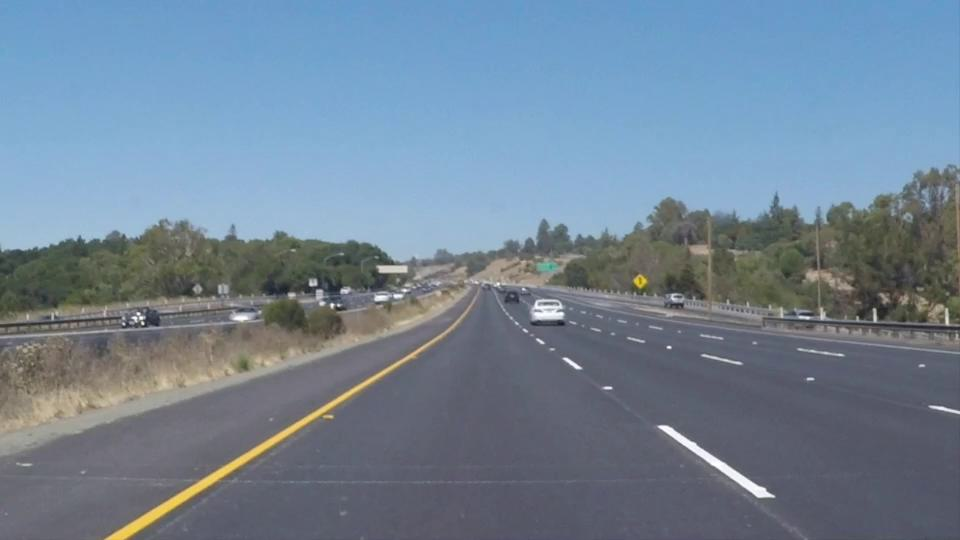
#> input picture roi_img.jpg, 960 x 540 px, given in place of lane1-straight.mp4, which was not available
$ python detector.py
#> lines starting #> are read from the running program, lines starting #| are printed output that depends on the picture; after the words box and inside, x2 and y2 are one past the last pixel; in counts of white or black regions, pixels touching at a corner belong together; pictures that were not available may be replaced by others from this repository, and a replacement may not be noted
### processor.py
import cv2
import numpy as np
import math

class ImageProcessor():
    '''Test'''
    _POLYGON = np.array([[[100, 540], [900, 540], [515, 320], [450, 320]]])
    _DEFAULT_CONFIG = {
                'threshold': {'threshLow': 150, 'threshHigh': 255},
                'canny': {'cannyLow': 50, 'cannyHigh': 100, 'blurFirst': False},
                'hough': {'rho': 1, 'theta': np.radians(1), 'thresh': 50, 'minLength': 10, 'maxGap': 20},
                'composite': {'stroke': True, 'fill': True, 'poly': _POLYGON, 'alpha': 0.8, 'beta': 0.3, 'gamma': 0.0},
                'roi': {'poly': _POLYGON}
            }

    def __init__(self, processorConfig):
        if processorConfig is None:
            processorConfig = self._DEFAULT_CONFIG

        self.thresholdParams = processorConfig['threshold']
        self.cannyParams = processorConfig['canny']
        self.houghParams = processorConfig['hough']
        self.compositeParams = processorConfig['composite']
        self.roi = processorConfig['roi']
        self._validateConfigs() # Validate configs

    def _validateConfigs(self):
        attributes = [self.thresholdParams, self.cannyParams, self.houghParams, self.compositeParams, self.roi]
        for i, step in enumerate(self._DEFAULT_CONFIG.keys()):
            parameters = [val for val in self._DEFAULT_CONFIG[step]]
            for param in parameters:
                    if param not in attributes[i]:
                        raise ValueError(f"Missing required threshold parameter: {param}")

        ####################################################
        # ADD VALIDATION FOR PARAMETER VALUE TYPE / RANGES #
        ####################################################

    def imageProcessor(self, frame):
        '''ADD LATER'''
        threshold = self._thresholdLaneLines(frame, **self.thresholdParams)
        roi = self._selectROI(threshold, **self.roi)
        edgeMap = self._detectEdges(roi, **self.cannyParams)
        _, lines = self._fitLines(frame, edgeMap, **self.houghParams)
        return self._createCompositeImage(frame, lines, **self.compositeParams)

    def _thresholdLaneLines(self, frame, threshLow, threshHigh):
        img = cv2.cvtColor(frame, cv2.COLOR_BGR2GRAY)
        thresh = cv2.inRange(img, threshLow, threshHigh)
        return thresh

    def _selectROI(self, threshImage, poly):
        mask = np.zeros_like(threshImage)
        if len(threshImage.shape) > 2:
            numChannels = threshImage.shape[2]
            roiColor = (255,) * numChannels
        else:
            roiColor = 255
        cv2.fillPoly(img=mask, pts=poly, color=roiColor)
        roi = cv2.bitwise_and(src1=threshImage, src2=mask)
        return roi

    def _detectEdges(self, roi, cannyLow, cannyHigh, blurFirst):
        if blurFirst == True:
            img = cv2.GaussianBlur(roi, (3, 3), 0)
            img = cv2.Canny(img, cannyLow, cannyHigh)
        else:
            img = cv2.Canny(roi, cannyLow, cannyHigh)
            img = cv2.GaussianBlur(img, (3, 3), 0)
        return img

    def _fitLines(self, frame, edgeMap, rho, theta, thresh, minLength, maxGap):
        lines = cv2.HoughLinesP(edgeMap, rho, theta, thresh, minLength, maxGap)
        hough = np.zeros((frame.shape[0], frame.shape[1], 3), dtype=np.uint8)
        self._drawLines(hough, lines)
        return hough, lines

    def _createCompositeImage(self, frame ,lines, stroke, fill, poly, alpha, beta, gamma):
        if lines is None:
            raise ValueError("Error: argument passed for lines contains no lines.")
        else:
            lanesClassified = self._classifyLines(lines)
            laneLines = self._generateLineOfBestFit(lanesClassified, poly)

            canvas = np.zeros([frame.shape[0], frame.shape[1], 3], dtype=np.uint8)
            self._drawStrokeFill(canvas, laneLines, stroke, fill)

            img = cv2.addWeighted(frame, alpha, canvas, beta, gamma)
            return img

    def _drawStrokeFill(self, img, lines, stroke, fill):
        if lines is None:
            raise ValueError("Error: argument passed for lines contains no lines.")
        else:
            if stroke:
                self._drawLines(img, [lines[0]], (0, 0, 255), 10)
                self._drawLines(img, [lines[1]], (0, 0, 255), 10)
            if fill:
                points = np.array([[*[[x1, y1] for x1, y1, _, _ in lines[0]],
                                    *[[x2, y2] for _, _, x2, y2 in lines[0]],
                                    *[[x2, y2] for _, _, x2, y2 in lines[1]],
                                    *[[x1, y1] for x1, y1, _, _ in lines[1]]]], dtype='int32')
                cv2.fillPoly(img=img, pts=points, color=(0, 255, 0))

    def _generateLineOfBestFit(self, lanes, poly):
        yMin = min(poly[0][0][1], poly[0][-1][1])
        yMax = max(poly[0][0][1], poly[0][-1][1])

        for lateral in lanes.keys():
            lanes[lateral]['mAvg'] = self._calcAvg(lanes[lateral]['m'])
            lanes[lateral]['bAvg'] = self._calcAvg(lanes[lateral]['b'])

            if (math.isinf(lanes[lateral]['mAvg']) or math.isinf(lanes[lateral]['bAvg'])):
                raise ValueError("Error: Infinite float.")
            else:
                xMin = int((yMin - lanes[lateral]['bAvg']) / lanes[lateral]['mAvg'])
                xMax = int((yMax - lanes[lateral]['bAvg']) / lanes[lateral]['mAvg'])

                lanes[lateral]['line'].append([xMin, yMin, xMax, yMax])
        return [lanes['left']['line'], lanes['right']['line']]

    def _classifyLines(self, lines):
        lanes = {'left': {'m': [], 'b': [], 'mAvg': 0, 'bAvg': 0, 'line': []},
                'right': {'m': [], 'b': [], 'mAvg': 0, 'bAvg': 0, 'line': []}}
        for line in lines:
            m, b = self._calcSlopeIntercept(*line)
            if m is not None:
                if m < 0:
                    lanes['left']['m'].append(m)
                    lanes['left']['b'].append(b)
                elif m > 0:
                    lanes['right']['m'].append(m)
                    lanes['right']['b'].append(b)
        return lanes


    def _calcSlopeIntercept(self, line):
        if line is None:
            raise ValueError(f"Error: {line} == 'NoneType'")
        else:
            x1, y1, x2, y2 = line
            if x1 == x2:
                print(f"Warning: Vertical line detected {line}, skipping")
                return None, None

            m = (y1 - y2) / (x1 - x2)
            b = y1 - (m * x1)
            return m, b

    def _calcAvg(self, values):
        if values is None:
            raise ValueError(f"Error: {values} == 'NoneType'")
        else:
            if len(values) > 0:
                n = len(values)
            else:
                n = 1
            return sum(values) / n

    def _drawLines(self, img, lines, color=(0, 0, 255), thickness=1):
        if lines is None:
            raise ValueError("Error: argument passed for lines contains no lines.")
        else:
            for line in lines:
                for x1, y1, x2, y2 in line:
                    cv2.line(img, (x1, y1), (x2, y2), color, thickness, cv2.LINE_AA)

### viewer.py
import cv2
import numpy as np

class MediaViewer():

    _DEFAULT_CONFIG = {'maxWidth': 800}

    def __init__(self, sourceObject, processorObject, configs):

        if configs is None:
            configs = self._DEFAULT_CONFIG

        self.source = sourceObject
        self.processor = None if processorObject is None else processorObject
        self.writer = None
        self.fileOutName = None ### CONFIGURE OPTION TO ALLOW USERS TO PASS CUSTOM FILE-OUT NAME
        self.maxWidth = configs['maxWidth']
        self.paused = False
        self.exit = False
        self.currentFrame = 0

    def returnFrame(self):
        if self.source.sourceType == 'image':
            return True, self.source.image.copy()

        else:
            if self.source.cap is None:
                return False, None

            ret, frame = self.source.cap.read()

            if ret:
                return True, frame
            else:
                return False, None

    def videoStream(self, processor, compare, save):

        if save:
            self._writeMedia()

        print(f"Playing {self.source.name}. {self.source.name} contains {self.source.frameCount} frames.")
        self._printTransportControls()

        while True and not self.exit:
            ret, raw = self.returnFrame()
            if ret:
                if processor:
                    if self.processor is not None:
                        processed = self.processor.imageProcessor(raw)
                        if compare:
                            frame = self._renderDiptych([raw, processed])
                        else:
                            frame = self._renderFrame(processed)
                    else:
                        raise ValueError("Error: User must pass processor object to MediaVeiwer().")
                else:
                    frame = self._renderFrame(raw)

                if save:
                    self.writer.write(frame)

                cv2.imshow(self.source.name, frame)
                self._playbackControls()
            else:
                self._cleanUp()
                break

    # [16 lines left out: function staticImage, not called in this run]

    def _resizeFrame(self, img):
        if self.source.width > self.maxWidth:
            ratio = self.maxWidth / self.source.width
            w = self.maxWidth
            h = int(ratio * self.source.height)
            return cv2.resize(img, (w, h), interpolation=cv2.INTER_AREA)
        else:
            return img

    def _channelChecker(self, img):
        if len(img.shape) < 3:
            return cv2.merge([img, img, img])
        else:
            return img

    def _renderFrame(self, img):
        img = self._resizeFrame(img)
        img = self._channelChecker(img)
        return img

    def _renderDiptych(self, frames):
        rendered = [self._renderFrame(frame) for frame in frames]

        diptych = np.hstack(rendered)
        h, w = diptych .shape[:2]
        cv2.line(diptych, (w // 2, 0), (w // 2, h), (0, 0, 0), 1, cv2.LINE_AA)
        return diptych

    # [8 lines left out: function _renderMosaic, not called in this run]

    def _writeMedia(self):
        self.fileOutName = self.source.name + '-processed.mp4'
        fourcc = cv2.VideoWriter_fourcc(*'avc1')

        self.writer = cv2.VideoWriter(self.fileOutName, fourcc, self.source.fps, (self.source.width, self.source.height))

    def _printTransportControls(self):
        print("-------------------------------------------")
        print("\t\033[1;4mTransport Controls\033[0m\n")
        print("     \033[1mCommand      | Wait Key\033[0m")
        print("     --------------------------")
        print("     \033[3mQuit\033[0m         : 'q' or ESC")
        print("     \033[3mPause/Resume\033[0m : 'p' or SPACE")
        print("     \033[3mFast-Forward\033[0m : 'f'")
        print("     \033[3mRewind\033[0m       : 'r'")
        print("     \033[3mHelp\033[0m         : 'h'")
        print("------------------------------------------")

    def _playbackControls(self):
        while self.paused:
            key = cv2.waitKey(1) & 0xFF
            if key in [ord('p'), ord(' ')]:
                print("Resuming video.")
                self.paused = False
            elif key in [ord('q'), ord('Q'), 27]:
                print("User entered quit. Exiting video player.")
                self.exit = True
                break
            elif key == ord('r'):
                print(f"Pressed rewind. Skipping to frame {0 if self.currentFrame - 50 <= 0 else self.currentFrame - 50}")
                self.currentFrame = max(0, self.currentFrame - 50)
                self.source.cap.set(cv2.CAP_PROP_POS_FRAMES, self.currentFrame)
            elif key == ord('f'):
                print(f"Pressed fast-forward. Skipping to frame {self.source.frameCount - 1 if self.currentFrame + 50 > self.source.frameCount - 1 else self.currentFrame + 50}")
                self.currentFrame = min(self.source.frameCount - 1, self.currentFrame + 50)
                self.source.cap.set(cv2.CAP_PROP_POS_FRAMES, self.currentFrame)

        if not self.paused:
            key = cv2.waitKey(self.source.fps) & 0xFF
            if key in [ord('p'), ord(' ')]:
                self.paused = True
                print(f"Pressed pause at frame {self.currentFrame}.")

            elif key in [ord('q'), ord('Q'), 27]:
                print("User entered quit. Exiting video player.")
                self.exit = True

            elif key == ord('r'):
                print(f"Pressed rewind. Skipping to frame {0 if self.currentFrame - 50 <= 0 else self.currentFrame - 50}")
                self.currentFrame = max(0, self.currentFrame - 50)
                self.source.cap.set(cv2.CAP_PROP_POS_FRAMES, self.currentFrame)

            elif key == ord('f'):
                print(f"Pressed fast-forward. Skipping to frame {self.source.frameCount - 1 if self.currentFrame + 50 > self.source.frameCount - 1 else self.currentFrame + 50}")
                self.currentFrame = min(self.source.frameCount - 1, self.currentFrame + 50)
                self.source.cap.set(cv2.CAP_PROP_POS_FRAMES, self.currentFrame)

            elif key == ord('h'):
                print("Pressed help. Displaying 'Transport Controls'.")
                self._printTransportControls()

            self.currentFrame += 1

    # [15 lines left out: functions _cleanUp, __del__, not called in this run]

### handler.py
import cv2
import os

class SourceHandler():

    def __init__(self, source, name):
        self.source = source
        self.name = name
        self.sourceType = None
        self.image = None
        self.cap = None
        self.writer = None
        self.width = None
        self.height = None
        self.fps = None
        self.frameCount = None

        self._initializeSource()

    def _initializeSource(self):
        '''ADD'''
        if isinstance(self.source, int):
            self._initializeCamera()
        elif isinstance(self.source, str):
            if self._isImageFile():
                self._initializeImage()
            else:
                self._initializeVideo()
        else:
            raise ValueError(f"Invalid source type: {type(self.source)}. Expected str or int.")

    def _isImageFile(self):
        '''ADD'''
        validSuffix = ['.jpg', '.jpeg', '.png', '.bmp', '.tiff', '.tif', '.webp']
        _, ext = os.path.splitext(os.path.basename(self.source))
        return ext in validSuffix

    # [15 lines left out: function _initializeImage, not called in this run]

    def _initializeVideo(self):
        '''ADD'''
        self.sourceType = 'video'
        self.cap = cv2.VideoCapture(self.source)


        if not self.cap.isOpened():
            raise ValueError(f"Error: Failed to open video file {self.source}")

        else:
            self.width = int(self.cap.get(cv2.CAP_PROP_FRAME_WIDTH))
            self.height = int(self.cap.get(cv2.CAP_PROP_FRAME_HEIGHT))
            self.fps = int(self.cap.get(cv2.CAP_PROP_FPS))
            self.frameCount = int(self.cap.get(cv2.CAP_PROP_FRAME_COUNT))

            _, self.ext = os.path.splitext(os.path.basename(self.source))
            if self.name is None:
                self.name, _ = os.path.splitext(os.path.basename(self.source))

            print(f"Successfully loaded video: {self.source} ({self.width}x{self.height}, {self.fps} FPS, {self.frameCount} frames)")

    # [16 lines left out: function _initializeCamera, not called in this run]

### detector.py
import numpy as np

from handler import SourceHandler
from viewer import MediaViewer
from processor import ImageProcessor

class LaneDetector():

    _POLYGON = np.array([[[100, 540], [900, 540], [515, 320], [450, 320]]])
    _DEFAULT_CONFIG = {
        'processor': {
            'threshold': {'threshLow': 150, 'threshHigh': 255},
            'canny': {'cannyLow': 50, 'cannyHigh': 100, 'blurFirst': False},
            'hough': {'rho': 1, 'theta': np.radians(1), 'thresh': 50, 'minLength': 10, 'maxGap': 20},
            'composite': {'stroke': True, 'fill': True, 'poly': _POLYGON, 'alpha': 0.8, 'beta': 0.3, 'gamma': 0.0},
            'roi': {'poly': _POLYGON}
        },
        'viewer': {
            'maxWidth': 700
        },
        'roi': _POLYGON
    }

    def __init__(self, source, name=None, configs=None):

        if configs is None:
            configs = self._DEFAULT_CONFIG

        self.processorConfigs = configs['processor']
        self.viewerConfigs = configs['viewer']
        self.roi = configs['roi']
        self.source = SourceHandler(source, name)
        self.process = ImageProcessor(self.processorConfigs)
        self.view = MediaViewer(self.source, self.process, self.viewerConfigs)

    def previsImage(self):
        ret, frame = self.view.returnFrame()
        self.view.staticImage([frame], write=False)

    # [7 lines left out: function postvisImage, not called in this run]

    def previsVideo(self):
        self.view.videoStream(False, False, False)

    def postvisVideo(self, compare:bool=True, write:bool=False):
        self.view.videoStream(True, compare, write)
#> in returnFrame, frame is the input picture: shape (540, 960, 3); mean B, G, R 149.5, 131.8, 113.5
#> in videoStream, `ret, raw = self.returnFrame()`: ret = True
#> in _thresholdLaneLines, `img = cv2.cvtColor(frame, cv2.COLOR_BGR2GRAY)`:
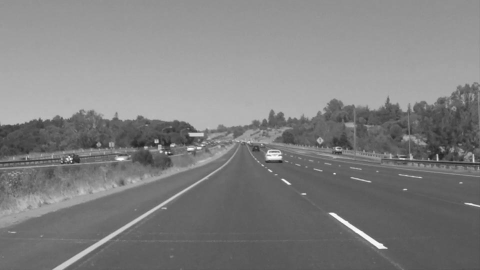
#> img: shape (540, 960) (shown at 1/2 size); min 26, max 255, mean 128.3
#> in _thresholdLaneLines, `thresh = cv2.inRange(img, threshLow, threshHigh)`:
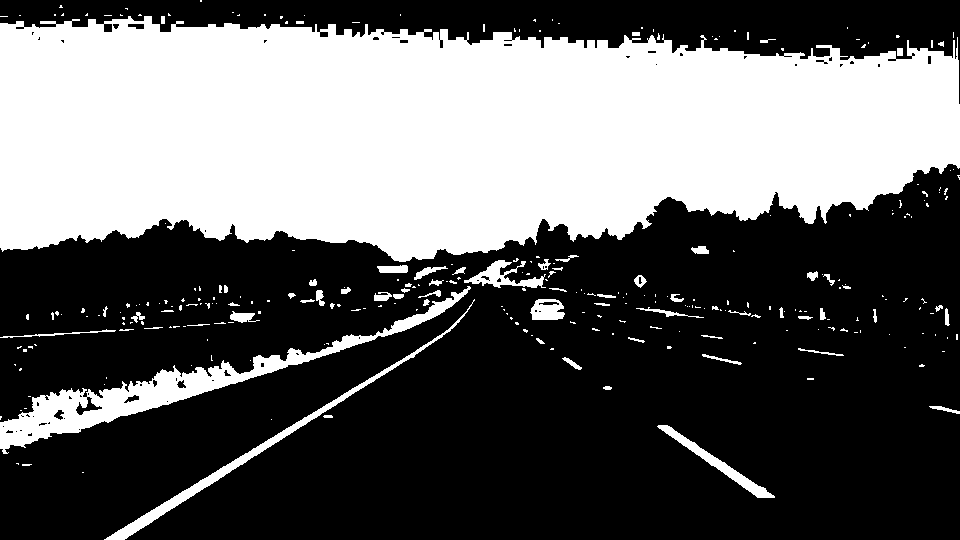
#> thresh: shape (540, 960); 38.9% white; 292 white regions (223 under 20 px), largest, box (x1, y1, x2, y2) and area: (0, 16, 960, 262) 182088, (0, 286, 471, 454) 9386, (104, 299, 475, 540) 2769
#> in _selectROI, `cv2.fillPoly(img=mask, pts=poly, color=roiColor)`:
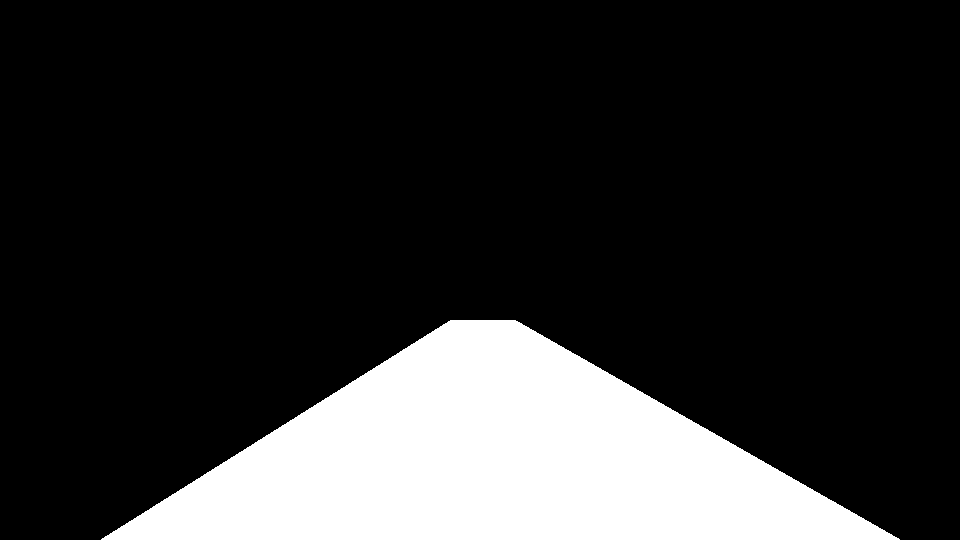
#> mask: shape (540, 960); 18.4% white; 1 white region, box (x1, y1, x2, y2) and area: (101, 320, 900, 540) 95299
#> in _selectROI, `roi = cv2.bitwise_and(src1=threshImage, src2=mask)`:
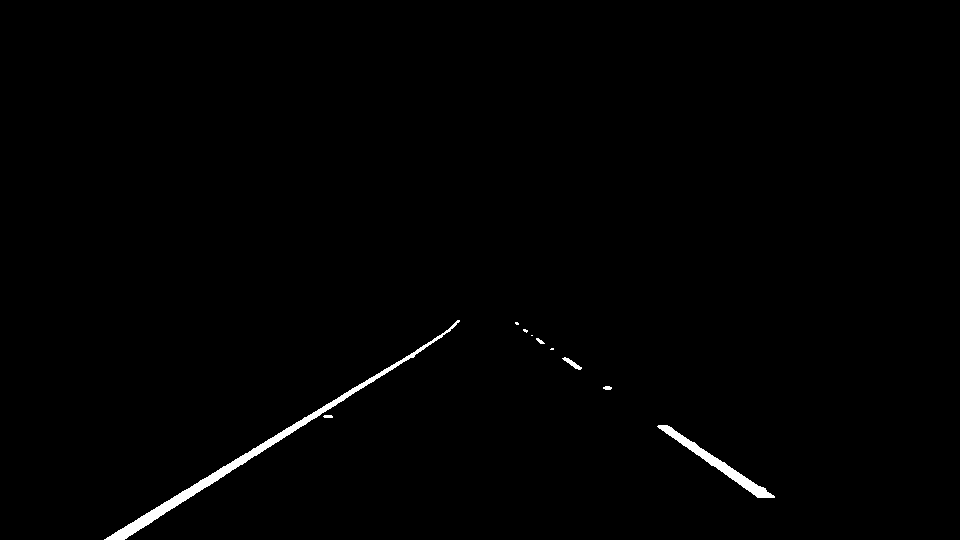
#> roi: shape (540, 960); 0.79% white; 10 white regions (4 under 20 px), largest, box (x1, y1, x2, y2) and area: (104, 320, 460, 540) 2729, (657, 425, 775, 498) 1151, (562, 357, 582, 370) 86, (603, 386, 612, 390) 29, (536, 338, 545, 344) 27, (323, 415, 333, 418) 27
#> in _detectEdges, `img = cv2.Canny(roi, cannyLow, cannyHigh)`:
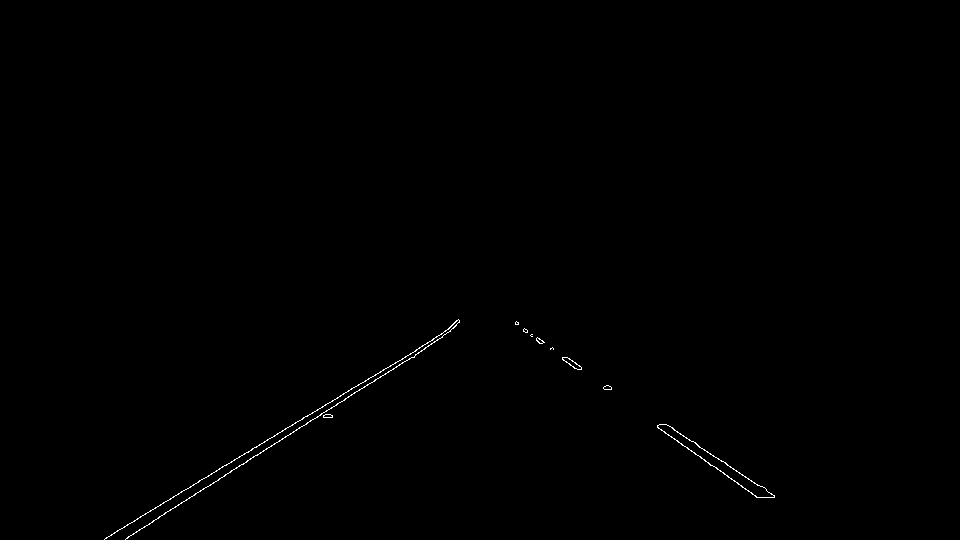
#> img: shape (540, 960); 0.26% white in thin lines or dots, all inside (x1, y1, x2, y2) = (104, 319, 775, 540)
#> (the rest of the program and of its run is left out)
